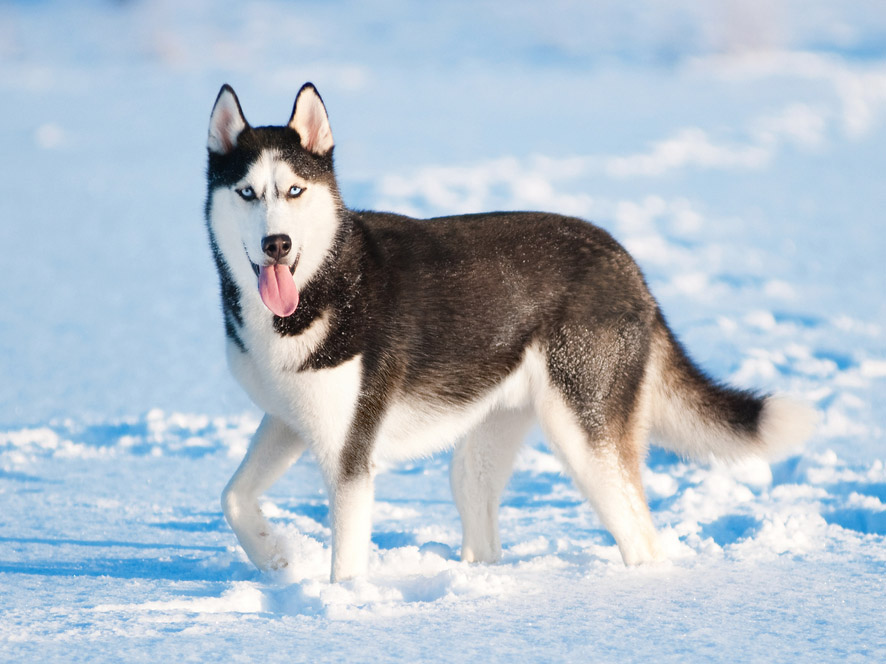
#> input picture evrisimsel_sinir_agları_nesne_tanima/resnet/kayan_pencere/input/husky.jpg, 886 x 664 px
$ jupyter execute Untitled-1.ipynb
#> lines starting #> are read from the running program, lines starting #| are printed output that depends on the picture
[cell 1]
import os
import cv2
import numpy as np
from matplotlib import pyplot as plt

[cell 2]
def sliding_window(img , step,ws):
    for y in range(0,img.shape[0]-ws[1],step):
        for x in range(0 , img.shape[1]-ws[0],step):

            yield(x,y,img[y:y+ws[1],x:x+ws[0]])

[cell 3]
os.chdir("d:\\Desktop\\goruntu_isleme-derin_ogrenme\\evrisimsel_sinir_agları_nesne_tanima\\resnet\\kayan_pencere\\input")

[cell 4]
img = cv2.imread("husky.jpg")
#> img is the input picture: shape (664, 886, 3); mean B, G, R 203.8, 191, 177.8

[cell 5]
im = sliding_window(img, 5, (200,150))
for i ,image in enumerate(im):
    print(i)
    print(image)
    if i == 1222:
        plt.imshow(image[2])
#> this loop made 14214 passes
#> (printed output is left out)
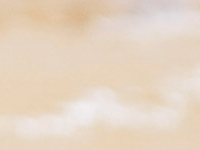
#> shown: shape (150, 200, 3); mean R, G, B 230.1, 212.9, 195.2
